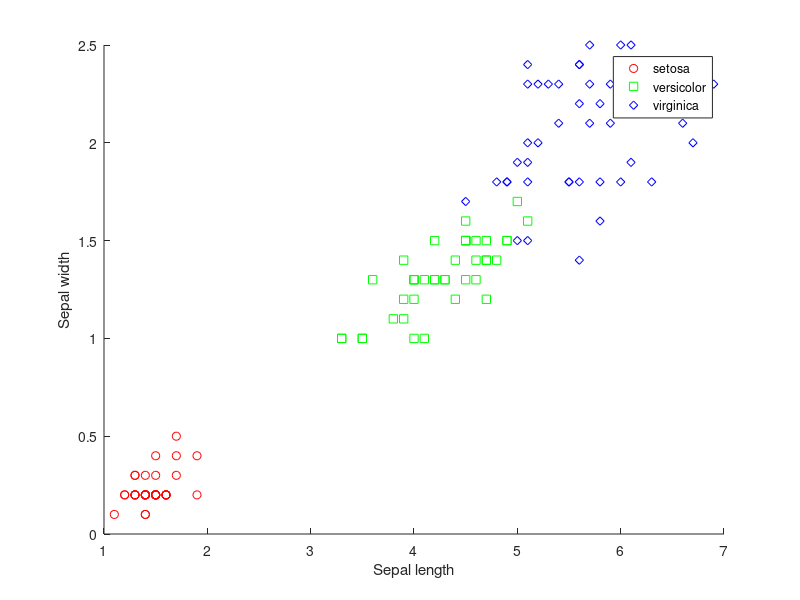

MATLAB code to generate this figure: (Note: this script raises an error after producing the figure.)
clear all;close all; clc;
load fisheriris
my_new_table=meas(:,3:4);
rand_num=randperm(150);
Train_Data=my_new_table(rand_num(1:120),:);
Test_Data=my_new_table(rand_num(121:end),:);
Labels = species(rand_num(121:150),:);

meas = Train_Data(:,1:2);
species = species(rand_num(1:120));

f = figure;
gscatter(meas(:,1), meas(:,2), species,'rgb','osd');
xlabel('Sepal length');
ylabel('Sepal width');
%N = size(X,1);



t = fitctree(meas(:,1:2), species,'PredictorNames',{'SL' 'SW' });

%[grpname,node] = predict(t,[x y]);
%gscatter(x,y,grpname,'grb','sod')

view(t,'Mode','graph');

dtResubErr = resubLoss(t)

% cvt = crossval(t,'CVPartition',cp);
% dtCVErr = kfoldLoss(cvt)

resubcost = resubLoss(t,'Subtrees','all');
[cost,secost,ntermnodes,bestlevel] = cvloss(t,'Subtrees','all');
plot(ntermnodes,cost,'b-', ntermnodes,resubcost,'r--')
figure(gcf);
xlabel('Number of terminal nodes');
ylabel('Cost (misclassification error)')
legend('Cross-validation','Resubstitution')

[mincost,minloc] = min(cost);
cutoff = mincost + secost(minloc);
hold on
plot([0 20], [cutoff cutoff], 'k:')
plot(ntermnodes(bestlevel+1), cost(bestlevel+1), 'mo')
legend('Cross-validation','Resubstitution','Min + 1 std. err.','Best choice')
hold off
A=(t)
pt = prune(t,'Level',bestlevel);
view(pt,'Mode','graph')

cost(bestlevel+1)

%%%%%%%%%%%%%prediction%%%%%%%%%%%%%%%%%%
Test_Label = predict(t,Test_Data)
%%%%%%%%%%%%%%%%%5functionparameter%%%%%%%%%%%%%%%
Y=categorical(species);
Test_Label=categorical(Test_Label);
Labels=categorical(Labels);
sonuc=function1(Labels,Test_Label)
Tablo=struct2table(sonuc);
disp(Tablo)


%%%%%%%%%%%%%%%%%%%%%%%%%%confusionmatrix%%%%%%%%%%%%%%%%%%%%%%%%%%%%%%55
X = Train_Data;
Z = species;
figure;
Mdl = fitcknn(X,Y,'NumNeighbors',5,'Standardize',1);
predictedY = resubPredict(Mdl);
cm = confusionchart(Labels,Test_Label);